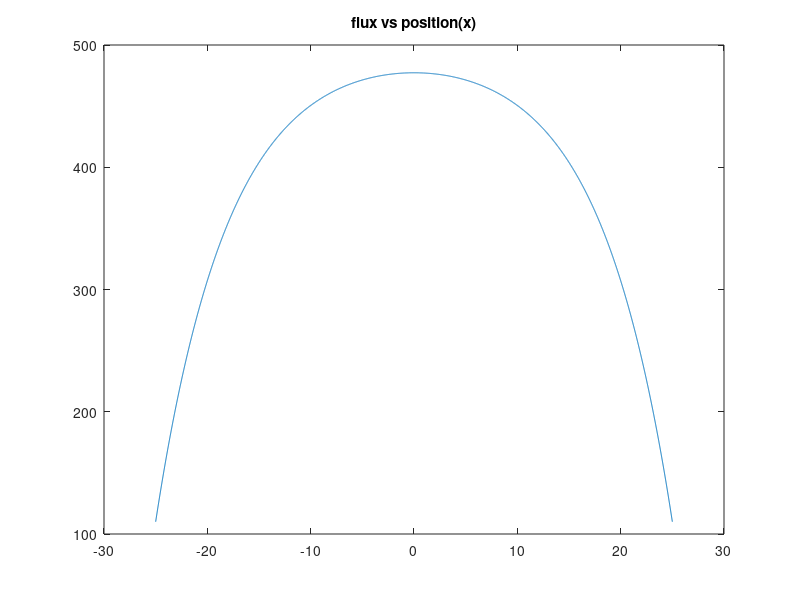

Reproduce this figure in MATLAB. (Note: this script raises an error after producing the figure.)
a =25;
D = 1;
sigma = 0.02;
s = 10;
L = sqrt(D / sigma);
th = -a:.01:a
flu = -s/(sigma) *(cosh(th/L)/(cosh(a/L )+ 2 *D/L *sinh(a/L))-1)
flu1 = -(s )/(sigma)*(cosh(th/L)/cosh((a+2*D)/L) - 1)
err = (flu1 - flu)./flu *100
er =@(x) 100.*abs((-s./(sigma) .*(cosh(1./L.*x)./(cosh(a./L )+ 2 .*D./L.*sinh(a./L))-1)) - (-(s )./(sigma).*(cosh(1./L.*x)./cosh((a+2.*D)./L) - 1))) ./ (-s./(sigma) .*(cosh(1./L.*x)/(cosh(a./L )+ 2 .*D./L .*sinh(a./L))-1))
avg_er = integral(er,0,a) / a;
figure(1)
plot(th,flu)
title('flux vs position(x)')
subtitle(['a = ',num2str(a) ,'cm, D = ',num2str(D),'cm, sigma = ' ,
num2str(sigma)])
xlabel('position x (cm)')
ylabel('flux #/cm^2s')
hold on
plot(th, flu1)
legend('with zero negative going current at boundary','with zero flux atetrapolated length')
hold off
figure(2)
plot(th, err)
title('error vs position')
subtitle(['a = ',num2str(a) ,'cm, D = ',num2str(D),'cm, sigma = ' ,
num2str(sigma)])
xlabel('position (cm)')
ylabel('%error')
legend(['average error = ', num2str(avg_er)])